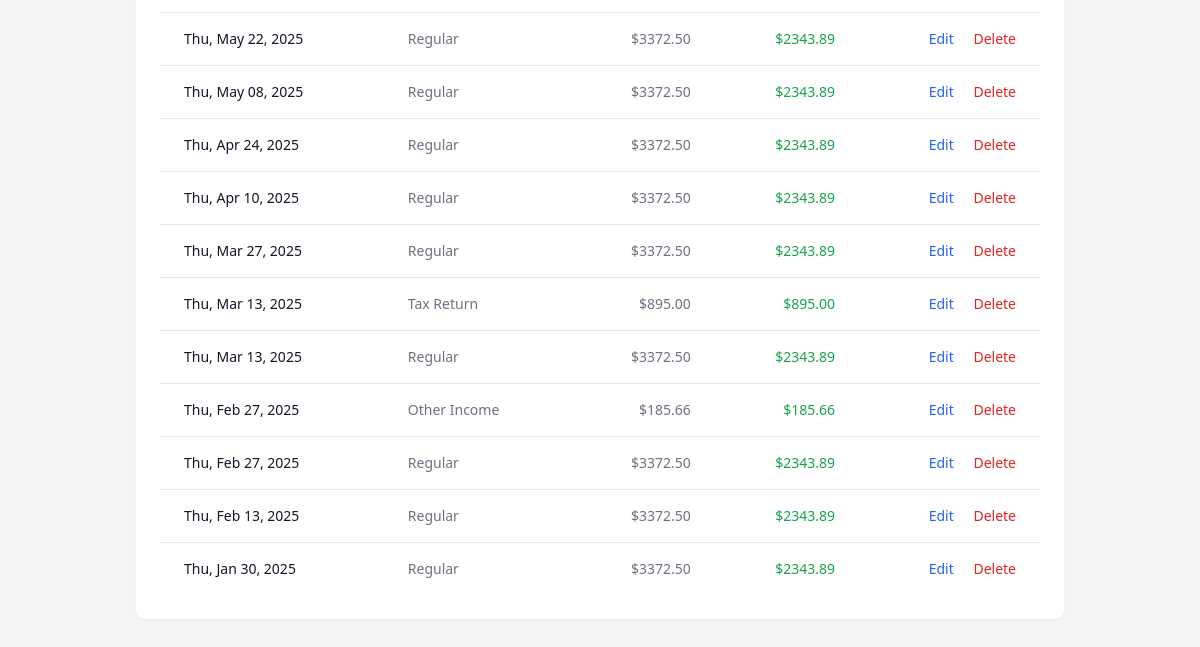
The app's page /salary/manage-paychecks (signed in, lower part), older data.
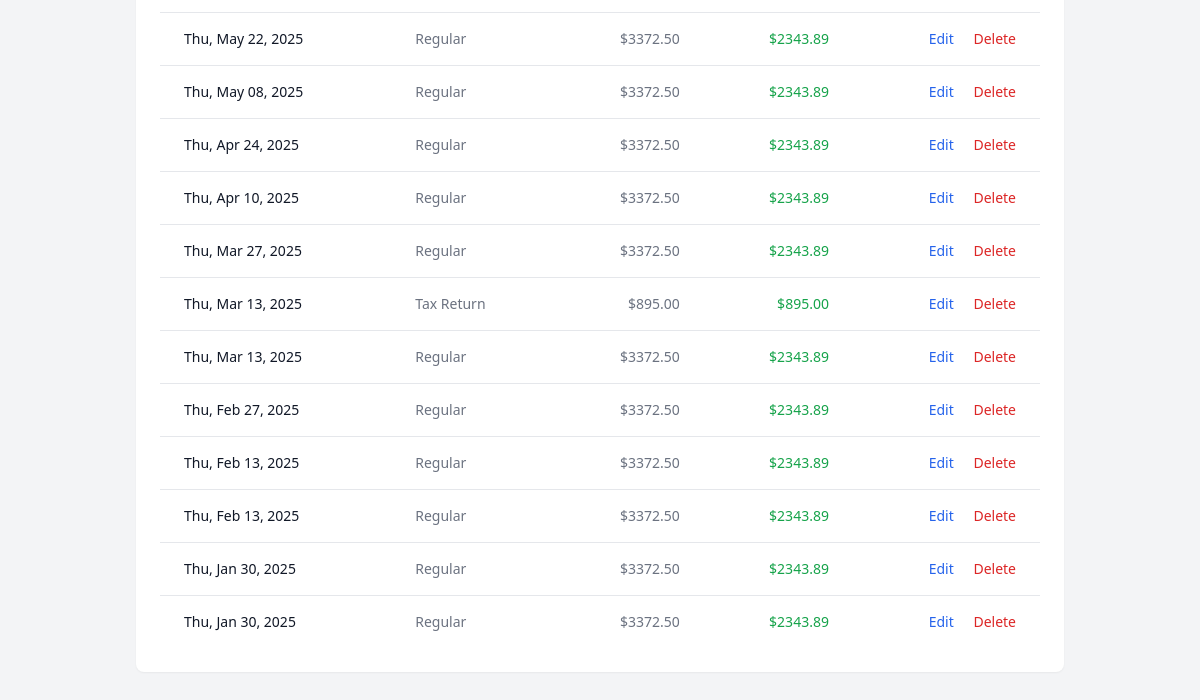
The same page, newer data.
### app/models.py (models this page shows, shortened)
class Paycheck(db.Model):
    id = db.Column(db.Integer, primary_key=True)
    date = db.Column(db.Date, nullable=False, index=True)
    pay_type = db.Column(db.String(20), nullable=False)  # Regular, Third
    gross_amount = db.Column(db.Float, nullable=False)
    taxable_amount = db.Column(db.Float, nullable=False)
    non_taxable_amount = db.Column(db.Float, nullable=False)
    net_amount = db.Column(db.Float, nullable=False)
    phone_stipend = db.Column(db.Boolean, default=False)
    user_id = db.Column(db.Integer, db.ForeignKey("user.id"), nullable=False)
    created_at = db.Column(db.DateTime, default=datetime.utcnow)

### app/routes.py (the view)
@main.route("/salary/manage-paychecks")
@login_required
def manage_paychecks():
    paychecks = (
        Paycheck.query.filter_by(user_id=current_user.id)
        .order_by(Paycheck.date.desc())
        .all()
    )
    return render_template(
        "finance/manage_paychecks.html", title="Manage Paychecks", paychecks=paychecks
    )

### app/models.py (called while the page is built)
@login_manager.user_loader
def load_user(id):
    return User.query.get(int(id))

    def has_permission(self, permission):
        return (
            self.role is not None and (self.role.permissions & permission) == permission
        )

    def can_manage_users(self):
        return self.has_permission(Role.MANAGE_USERS)

### app/templates/finance/manage_paychecks.html (shortened to what this page needs)
{% extends "base.html" %}
{% block content %}
<div class="max-w-7xl mx-auto py-6 sm:px-6 lg:px-8">
    <div class="px-4 py-6 sm:px-0">
        <div class="bg-white shadow-sm rounded-lg overflow-hidden">
            <div class="px-4 py-5 sm:p-6">
                {% if paychecks %}
                <div class="overflow-x-auto">
                    <table class="min-w-full divide-y divide-gray-200" id="paychecks-table">
                        <tbody class="bg-white divide-y divide-gray-200">
                            {% for paycheck in paychecks %}
                            <tr>
                                <td class="px-6 py-4 whitespace-nowrap text-sm font-medium text-gray-900">
                                    {{ paycheck.date.strftime('%a, %b %d, %Y') }}
                                </td>
                                <td class="px-6 py-4 whitespace-nowrap text-sm text-gray-500">
                                    {{ paycheck.pay_type }}
                                </td>
                                <td class="px-6 py-4 whitespace-nowrap text-sm text-gray-500 text-right">
                                    ${{ "%.2f"|format(paycheck.gross_amount) }}
                                </td>
                                <td class="px-6 py-4 whitespace-nowrap text-sm text-green-600 font-medium text-right">
                                    ${{ "%.2f"|format(paycheck.net_amount) }}
                                </td>
                                <td class="px-6 py-4 whitespace-nowrap text-right text-sm font-medium">
                                    <a href="{{ url_for('main.edit_paycheck', id=paycheck.id) }}"
                                        class="text-blue-600 hover:text-blue-900 mr-4">
                                        Edit
                                    </a>
                                    <form method="POST" action="{{ url_for('main.delete_paycheck', id=paycheck.id) }}"
                                        class="inline">
                                        <button type="submit" class="text-red-600 hover:text-red-900"
                                            onclick="return confirm('Are you sure you want to delete this paycheck?')">
                                            Delete
                                        </button>
                                    </form>
                                </td>
                            </tr>
                            {% endfor %}
                        </tbody>
                    </table>
                </div>
                {% else %}
                <div class="text-center py-6">
                    <p class="text-gray-500">No paychecks found. Generate some paychecks or add them manually.</p>
                </div>
                {% endif %}
            </div>
        </div>
    </div>
</div>
{% endblock %}

### app/templates/base.html (shortened to what this page needs)
<!DOCTYPE html>
<html lang="en">
<head>
    <script src="https://cdn.tailwindcss.com"></script>
</head>
<body class="bg-gray-100">
    <main class="container mx-auto mt-6 px-4">
        {% block content %}{% endblock %}
    </main>
</body>
</html>

Row changes from the older to the newer data that the page shows:
removed Paycheck: date "Thu, Feb 27, 2025", pay_type "Other Income", gross_amount "185.66", net_amount "185.66"
added Paycheck: date "Thu, Feb 13, 2025", pay_type "Regular", gross_amount "3372.50", net_amount "2343.89"
added Paycheck: date "Thu, Jan 30, 2025", pay_type "Regular", gross_amount "3372.50", net_amount "2343.89"
